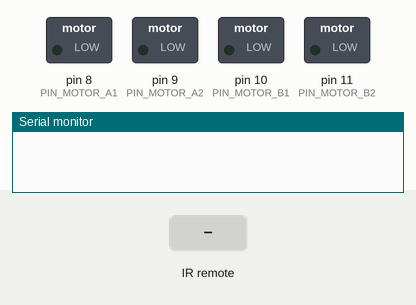
Simulated run of this sketch. Board: Arduino Uno, built with avr-gcc and run on an emulated ATmega328P. On the bench: switched loads named in the sketch (green lamp = pin HIGH), the last lines printed to the serial monitor. The test bench sets the inputs (shaded band).

Above: at 1.2 s.
1.3 s: infrared code 0x46 received
At 2.2 s:
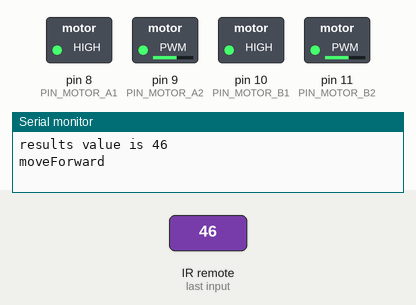
2.8 s: infrared code 0x44 received
At 3.9 s:
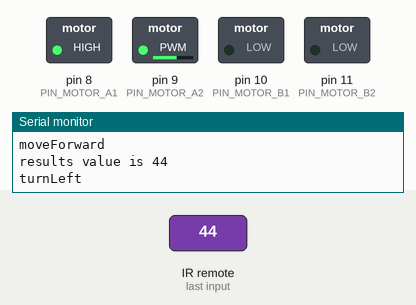
4.9 s: infrared code 0x43 received
At 6.7 s:
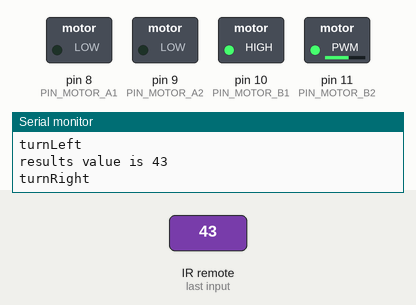
7.0 s: infrared code 0x15 received
At 8.3 s:
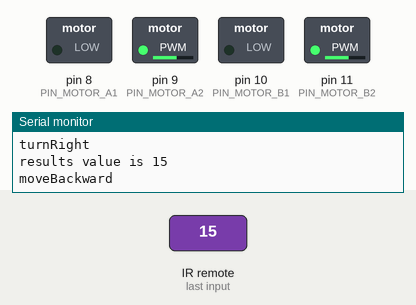
Timing chart, 0 to 10.0 s (numbered marks = the images above; inputs shaded):
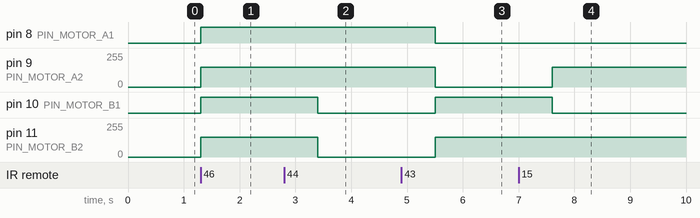

Measured:
- after the input at 1.3 s, pin 8 (PIN_MOTOR_A1), pin 10 (PIN_MOTOR_B1): LOW → HIGH at once; pin 9 (PIN_MOTOR_A2), pin 11 (PIN_MOTOR_B2): 0/255 → 150/255 at once
- after the input at 2.8 s, pin 10 (PIN_MOTOR_B1): HIGH → LOW after 0.60 s; pin 11 (PIN_MOTOR_B2): 150/255 → 0/255 after 0.60 s
- after the input at 4.9 s, pin 8 (PIN_MOTOR_A1): HIGH → LOW after 0.60 s; pin 9 (PIN_MOTOR_A2): 150/255 → 0/255 after 0.60 s; pin 10 (PIN_MOTOR_B1): LOW → HIGH after 0.60 s; pin 11 (PIN_MOTOR_B2): 0/255 → 150/255 after 0.60 s
- after the input at 7.0 s, pin 9 (PIN_MOTOR_A2): 0/255 → 150/255 after 0.60 s; pin 10 (PIN_MOTOR_B1): HIGH → LOW after 0.60 s

The sketch:

3_CAR.ino
```cpp
#include <IRremote.h>

//Key Mapping
#define PIN_MOTOR_A1 8 // A_1A控制A馬達的前進（HIGH）、後退（LOW）
#define PIN_MOTOR_A2 9 // A_1B控制A馬達的速度 0~255 ，LOW表示停止
#define PIN_MOTOR_B1 10 // B_1A控制B馬達的前進（HIGH）、後退（LOW）
#define PIN_MOTOR_B2 11 // B_1B控制B馬達的速度 0~255，LOW表示停止
#define Speed 150 //設定前進速度

// command key value define
#define KEY_PWR     0x45
#define KEY_MOD     0x46
#define KEY_MUTE    0x47
#define KEY_PLAY    0x44
#define KEY_PRE     0x40
#define KEY_NEXT    0x43
#define KEY_EQ      0x07
#define KEY_VOL_D   0x15
#define KEY_VOL_U   0x09
#define KEY_REPEAT  0x19
#define KEY_SD      0x0D
#define KEY_0       0x16
#define KEY_1       0x0C
#define KEY_2       0x18
#define KEY_3       0x5E
#define KEY_4       0x08
#define KEY_5       0x1C
#define KEY_6       0x5A
#define KEY_7       0x42
#define KEY_8       0x52
#define KEY_9       0x4A

int RECV_PIN = 2; // 使用數位腳位2接收紅外線訊號

void setup() {
  // put your setup code here, to run once:
  Serial.begin(115200);
  IrReceiver.begin(RECV_PIN, false);

  pinMode(PIN_MOTOR_A1,OUTPUT);
  pinMode(PIN_MOTOR_A2,OUTPUT);
  pinMode(PIN_MOTOR_B1,OUTPUT);
  pinMode(PIN_MOTOR_B2,OUTPUT);
  digitalWrite(PIN_MOTOR_A1,LOW);
  digitalWrite(PIN_MOTOR_A2,LOW);
  digitalWrite(PIN_MOTOR_B1,LOW);
  digitalWrite(PIN_MOTOR_B2,LOW);
}

void loop() {
  // put your main code here, to run repeatedly:
  if (IrReceiver.decode()) {
    //IrReceiver.printIRResultShort(&Serial);
    //Serial.println();
    Serial.print("results value is "); // 輸出解碼後的資料
    Serial.print(IrReceiver.decodedIRData.command, HEX);
    Serial.println();
    switch (IrReceiver.decodedIRData.command)
    {
      case KEY_PWR:
        stopCar();
        delay(2000);
        break;
      case KEY_MOD:
        moveForward();
        delay(2000);
        break;
      case KEY_PLAY:
        turnLeft();
        delay(2000);
        break;
      case KEY_VOL_D:
        moveBackward();
        delay(2000);
        break;
      case KEY_NEXT:
        turnRight();
        delay(2000);
        break;
    default:
      break;
    }
    IrReceiver.resume(); // 準備接收下一個訊號
  }
  delay(100);
}

void stopCar(){
    digitalWrite(PIN_MOTOR_A1,LOW);
    digitalWrite(PIN_MOTOR_A2,LOW);
    digitalWrite(PIN_MOTOR_B1,LOW);
    digitalWrite(PIN_MOTOR_B2,LOW);
}

void moveForward(){
  Serial.println("moveForward");
  digitalWrite(PIN_MOTOR_A1,HIGH);
  analogWrite(PIN_MOTOR_A2,Speed);
  digitalWrite(PIN_MOTOR_B1,HIGH);
  analogWrite(PIN_MOTOR_B2,Speed);
  return;
}

void moveBackward(){
  Serial.println("moveBackward");
  digitalWrite(PIN_MOTOR_A1,LOW);
  analogWrite(PIN_MOTOR_A2,Speed);
  digitalWrite(PIN_MOTOR_B1,LOW);
  analogWrite(PIN_MOTOR_B2,Speed);
  return;
}

void turnRight(){
  Serial.println("turnRight");
  digitalWrite(PIN_MOTOR_A1,LOW);
  analogWrite(PIN_MOTOR_A2,LOW);
  digitalWrite(PIN_MOTOR_B1,HIGH);
  analogWrite(PIN_MOTOR_B2,Speed);
  return;
}

void turnLeft(){
  Serial.println("turnLeft");
  digitalWrite(PIN_MOTOR_A1,HIGH);
  analogWrite(PIN_MOTOR_A2,Speed);
  digitalWrite(PIN_MOTOR_B1,LOW);
  analogWrite(PIN_MOTOR_B2,LOW);
  return;
}
```
